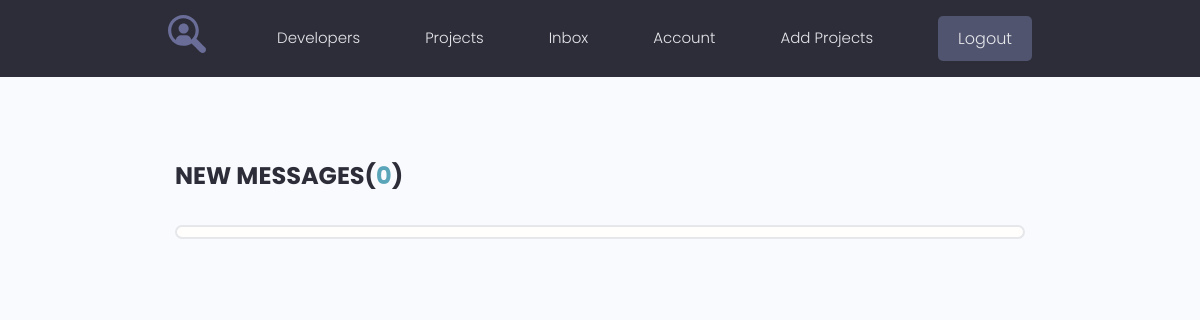
Page /inbox/ (signed in) on the earlier database version.
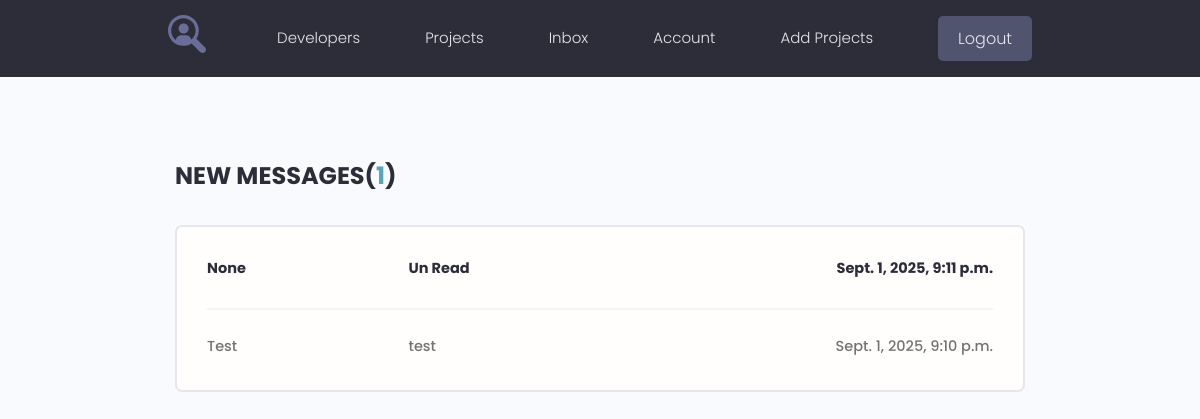
Same page on the later database version.
### users/models.py (models this page shows, shortened)
class Message(models.Model):
    sender = models.ForeignKey(Profile, on_delete=models.SET_NULL, null=True, blank=True)
    recipient = models.ForeignKey(Profile, on_delete=models.SET_NULL, null=True, blank=True, related_name='messages')
    email = models.EmailField(max_length=200, null=True, blank=True)
    name = models.CharField(max_length=200, null=True, blank=True)
    subject = models.CharField(max_length=200, null=True, blank=True)
    body = models.TextField()
    is_read = models.BooleanField(default=False, null=True)
    created = models.DateTimeField(auto_now_add=True)
    class Meta:
        ordering = ['is_read', '-created']

### users/views.py (the view)
# urls.py: path("inbox/", views.inbox, name="inbox"),
@login_required(login_url='login')
def inbox(request):
    profile = request.user.profile
    message_requests = profile.messages.all()
    unread_count = message_requests.filter(is_read=False).count()
    context = {'message_requests': message_requests, 'unread_count': unread_count}
    return render(request, 'users/inbox.html', context)

### users/templates/users/inbox.html
{% extends 'projects/base.html' %}
{% block content %}
{% load static %}
  <main class="inbox my-xl">
    <div class="content-box">
      <h3 class="inbox__title">New Messages(<span>{{ unread_count }}</span>)</h3>
      <ul class="messages">
        {% for message in message_requests %}
        {% if message.is_read == False %}
        <li class="message message--unread">
         {% else %}
        <li class="message">
          {% endif %}
          <a href="{% url 'message-view' message.id %}">
            <span class="message__author">{{ message.name }}</span>
            <span class="message__subject">{{ message.subject }}</span>
            <span class="message__date">{{ message.created }}</span>
          </a>
        </li>
        {% endfor %}
      </ul>
    </div>
  </main>
{% endblock %}

Differences in the rows shown:
added Message: name "None", subject "Un Read", created "Sept. 1, 2025, 9:11 p.m."
added Message: name "Test", subject "test", created "Sept. 1, 2025, 9:10 p.m."
Other differences:
{{ unread_count }}: "0" → "1"
